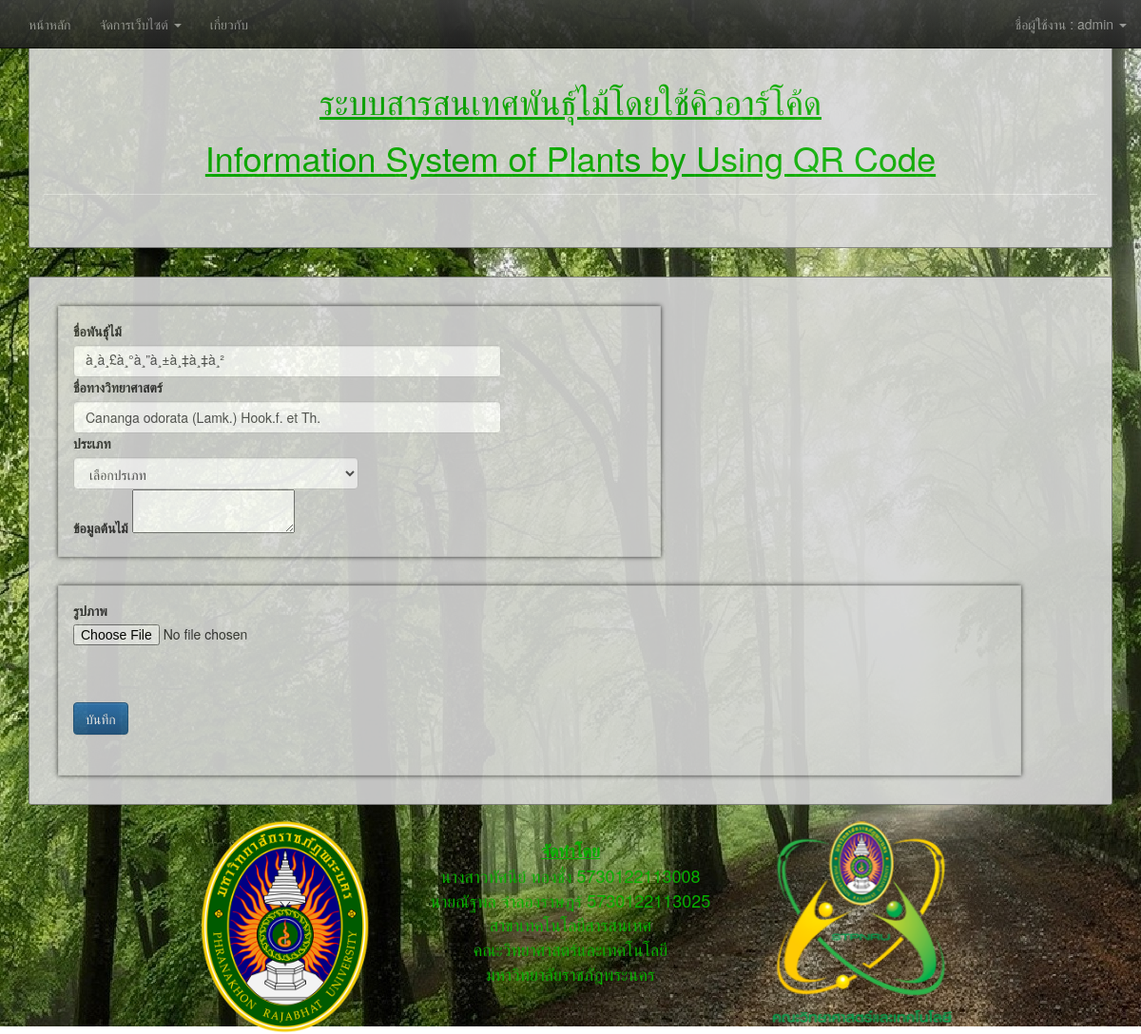
Page /edit-tree0.php?ID=11 (signed in) on the committed database.
### tables this page shows
CREATE TABLE `tree` (
  `Tree_ID` int(5) NOT NULL COMMENT 'ไอดี',
  `TreeName` varchar(100) NOT NULL COMMENT 'ชื่อ',
  `TreeNameEng` varchar(100) DEFAULT NULL,
  `SciName` varchar(100) NOT NULL COMMENT 'ชื่อวิทย์',
  `Pic` varchar(100) DEFAULT NULL,
  `Type` int(5) NOT NULL,
  `Tree_Detail` text NOT NULL,
  `CreateBy` varchar(100) DEFAULT NULL,
  `CreateDate` date DEFAULT NULL,
  `EditBy` varchar(100) DEFAULT NULL,
  `EditDate` date DEFAULT NULL
);

### edit-tree0.php (the view, shortened to what this page needs)
<?php
include'include/master.php';
include'include/condb.php';
?>
<!doctype html>
<html lang="en">
  <head>
<link href="css/bootstrap.min.css" rel="stylesheet">
<link rel="stylesheet" href="https://maxcdn.bootstrapcdn.com/bootstrap/3.3.7/css/bootstrap.min.css">
<link rel="stylesheet" href="https://maxcdn.bootstrapcdn.com/bootstrap/3.3.7/css/bootstrap-theme.min.css">
<?php
   $strID = null;
   if(isset($_GET["ID"]))
   {
     $strID = $_GET["ID"];
   }
 $sql = "SELECT * FROM Tree
 WHERE Tree_ID = '".$strID."' ";
 $query = mysqli_query($conn, $sql);
 $result=mysqli_fetch_array($query,MYSQLI_ASSOC);
?>
  </head>
	<body>
    <div class="container">
<div class="visible-lg">
            <div class="transbox" style="background: #d8d8d8;">
<?php head(); ?>  <br>
</div></div>
        <content>
            <div class="transbox" style="background: #d8d8d8;">
                <form  action="editrecord/edittree.php" method="post" name="mainfrm">
                <div class="row">
                    <div class="col-lg-7">
                        <div class="box all">
                            <label for="exampleInputEmail1">ชื่อพันธุ์ไม้</label>
                            <input type="text" class="form-control" name="txtName" value="<?php echo $result['TreeName'];?>" style="width:450px;">
                            <label for="exampleInputPassword1">ชื่อทางวิทยาศาสตร์</label>
                            <input type="text" class="form-control" name="txtSciName" value="<?php echo $result['SciName'];?>" style="width:450px;">
                            <label for="exampleInputPassword1">ประเภท </label>
                            <select name="txtType" required class="form-control" style="width:300px;">
                                 <option value="">เลือกปรเภท</option>
                                    <?php
                                        $sql = "SELECT * FROM Type ORDER BY Type_ID ASC";
                                        $query = mysqli_query($conn,$sql);
                                        while($result=mysqli_fetch_array($query,MYSQLI_ASSOC)){
                                    ?>
                                    <option value="<?= $result["Type_ID"];?>"> <?= $result["Type_Name"];?> </option>
                                  <?php
                                    }
                                  ?>
                               </select>
                            <label for="exampleInputPassword1">ข้อมูลต้นไม้</label>
                            <textarea name="detail" id="detail" ><?php echo $result["detail"]; ?></textarea>
                        </div>
                    </div>
                </div>
                <div class="row">
                    <div class="col-lg-11">
                        <div class="box all" style="height: 200px !important;">
                            <label for="exampleInputFile">รูปภาพ</label>
                            <input type="file" name="filUpload"><br><br><br>
                            <button type="submit" class="btn btn-primary">บันทึก</button>
                        </div>
                    </div>
                </div>
                </form>
            </div>
        </content>
    </div>
  </body>
</html>

### edit-tree0.php (style rules this page uses)
body { background-image: url('images/BG1.jpg'); background-repeat: no-repeat; background-attachment: fixed; }
div.transbox { margin-top: 30px; margin-bottom: 15px; padding: 15px; background-color:#00ad00; border-radius: 0.25rem !important; border:1px solid gray; filter:alpha(opacity=90); opacity:0.9; }
.box { height: 95%; width: 100%; margin: 15px; padding: 15px; border: 1px solid #ccc; }
.all { box-shadow: 0 0 5px #333; }

### rows in the picture
tree: txtName "à¸à¸£à¸°à¸”à¸±à¸‡à¸‡à¸²", txtSciName "Cananga odorata (Lamk.) Hook.f. et Th."

### other values in the picture
$_SESSION["User_Name"] "admin"
